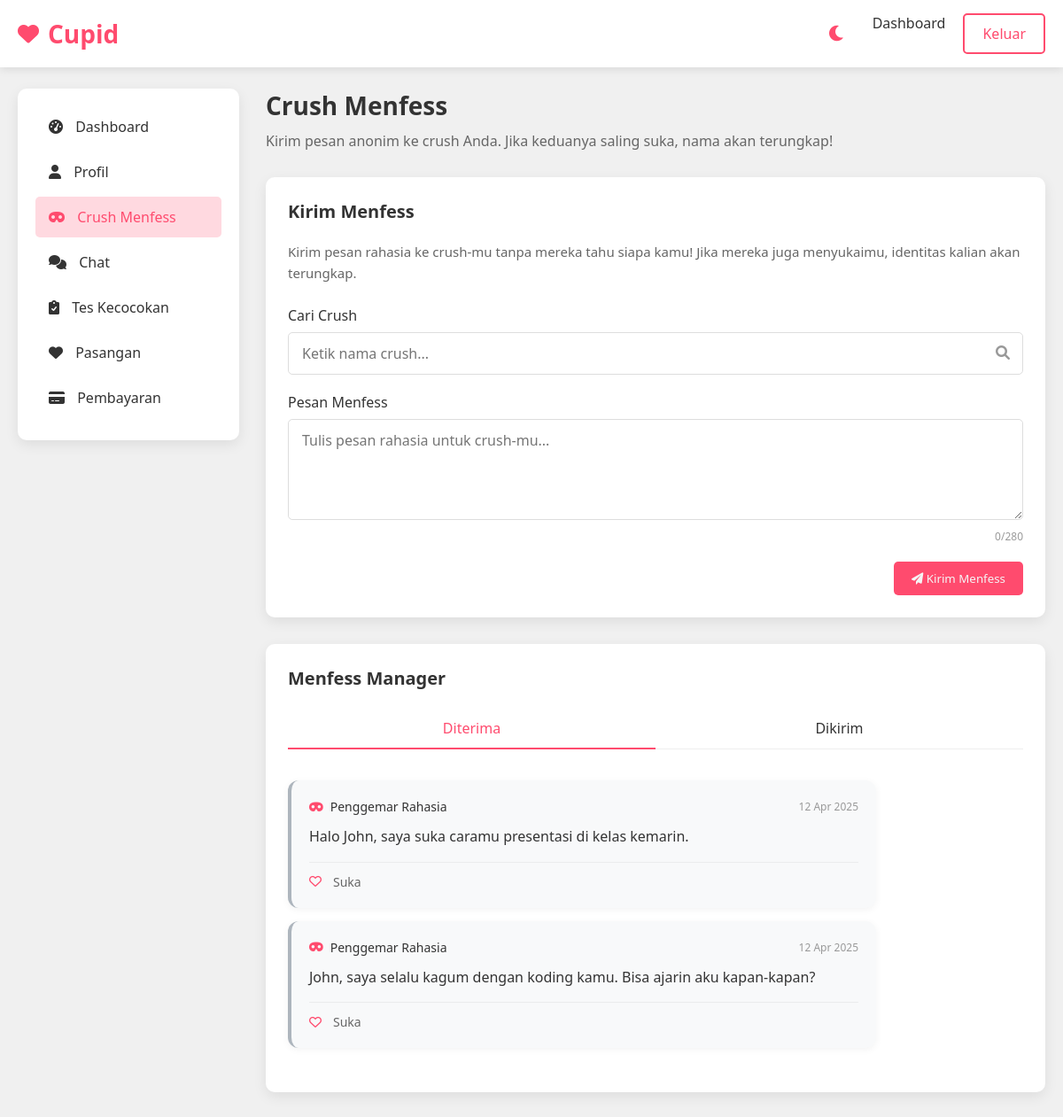
/dashboard.php?page=menfess (signed in), run on the app's committed database.
### tables this page shows
CREATE TABLE IF NOT EXISTS menfess (
    id INT AUTO_INCREMENT PRIMARY KEY,
    sender_id INT NOT NULL,
    receiver_id INT NOT NULL,
    message TEXT NOT NULL,
    is_anonymous BOOLEAN DEFAULT TRUE,
    is_revealed BOOLEAN DEFAULT FALSE,
    created_at TIMESTAMP DEFAULT CURRENT_TIMESTAMP,
    FOREIGN KEY (sender_id) REFERENCES users(id) ON DELETE CASCADE,
    FOREIGN KEY (receiver_id) REFERENCES users(id) ON DELETE CASCADE
);

### dashboard.php (the view, shortened to what the rows shown need)
<?php
require_once 'config.php';
$user_id = $_SESSION['user_id'];
$sql = "SELECT * FROM users WHERE id = ?";
$stmt = $conn->prepare($sql);
$stmt->bind_param("i", $user_id);
$stmt->execute();
$result = $stmt->get_result();
$user = $result->fetch_assoc();
$profile_sql = "SELECT * FROM profiles WHERE user_id = ?";
$profile_stmt = $conn->prepare($profile_sql);
$profile_stmt->bind_param("i", $user_id);
$profile_stmt->execute();
$profile_result = $profile_stmt->get_result();
$profile = $profile_result->fetch_assoc();
$profile_complete = ($profile && !empty($profile['interests']) && !empty($profile['bio']));
$menfess_sql = "SELECT m.*,
                CASE WHEN m.sender_id = ? THEN 'sent' ELSE 'received' END as type,
                CASE
                    WHEN (SELECT COUNT(*) FROM menfess_likes WHERE user_id = ? AND menfess_id = m.id) > 0
                    THEN 1 ELSE 0
                END as liked
                FROM menfess m
                WHERE m.receiver_id = ? OR m.sender_id = ?
                ORDER BY m.created_at DESC";
$menfess_stmt = $conn->prepare($menfess_sql);
$menfess_stmt->bind_param("iiii", $user_id, $user_id, $user_id, $user_id);
$menfess_stmt->execute();
$menfess_result = $menfess_stmt->get_result();
$menfess_messages = [];
while ($row = $menfess_result->fetch_assoc()) {
    $menfess_messages[] = $row;
}
$chat_sessions = [];
$page = isset($_GET['page']) ? $_GET['page'] : 'dashboard';
?>
<!DOCTYPE html>
<html lang="id">
<head>
    <link href="https://cdnjs.cloudflare.com/ajax/libs/font-awesome/6.0.0-beta3/css/all.min.css" rel="stylesheet">
    <link href="assets/css/style.css" rel="stylesheet">
</head>
<body>
    <section class="dashboard">
        <div class="container">
            <div class="dashboard-container">
                <div class="main-content">
                    <?php if ($page === 'dashboard'): ?>
                        <div class="dashboard-header">
                            <h2>Dashboard</h2>
                            <p>Selamat datang, <?php echo htmlspecialchars($user['name']); ?>!</p>
                        </div>
                        <?php if (!$profile_complete): ?>
                        <div class="card">
                            <div class="card-header">
                                <h3>Lengkapi Profil Anda</h3>
                            </div>
                            <p>Lengkapi profil Anda untuk meningkatkan peluang menemukan pasangan yang cocok!</p>
                            <a href="?page=profile" class="btn" style="margin-top: 15px;">Lengkapi Profil</a>
                        </div>
                        <?php endif; ?>
                        <div class="card">
                            <div class="card-header">
                                <h3>Aktivitas Terbaru</h3>
                            </div>
                            <div class="recent-activity">
                                <?php if (empty($menfess_messages) && empty($chat_sessions)): ?>
                                    <p>Belum ada aktivitas baru.</p>
                                <?php else: ?>
                                    <ul style="list-style: none; padding: 0;">
                                        <?php
                                        $count = 0;
                                        foreach ($menfess_messages as $message) {
                                            if ($count >= 3) break;
                                            $type = $message['type'] === 'sent' ? 'mengirim' : 'menerima';
                                            echo '<li style="padding: 10px 0; border-bottom: 1px solid #eee;">';
                                            echo '<i class="fas fa-mask" style="margin-right: 10px; color: var(--primary);"></i>';
                                            echo 'Anda ' . $type . ' pesan menfess. ';
                                            echo '<span style="color: #999; font-size: 12px;">' . date('d M Y H:i', strtotime($message['created_at'])) . '</span>';
                                            echo '</li>';
                                            $count++;
                                        }
                                        foreach ($chat_sessions as $session) {
                                            if ($count >= 3) break;
                                            echo '<li style="padding: 10px 0; border-bottom: 1px solid #eee;">';
                                            echo '<i class="fas fa-comments" style="margin-right: 10px; color: var(--primary);"></i>';
                                            $has_permission = false;
                                            if ($session['is_blind']) {
                                                $partner_id = $session['partner_id'];
                                                $permission_sql = "SELECT * FROM profile_view_permissions
                                                                WHERE user_id = ? AND target_user_id = ?";
                                                $permission_stmt = $conn->prepare($permission_sql);
                                                $permission_stmt->bind_param("ii", $user_id, $partner_id);
                                                $permission_stmt->execute();
                                                $permission_result = $permission_stmt->get_result();
                                                $has_permission = ($permission_result->num_rows > 0);
                                                if (!$has_permission) {
                                                    echo 'Chat dengan Anonymous User';
                                                } else {
                                                    echo 'Chat dengan ' . htmlspecialchars($session['partner_name']);
                                                }
                                            } else {
                                                echo 'Chat dengan ' . htmlspecialchars($session['partner_name']);
                                            }
                                            if ($session['is_blind']) {
                                                echo ' (Blind Chat)';
                                            }
                                            echo ' <span style="color: #999; font-size: 12px;">' .
                                                (isset($session['last_message_time']) && !empty($session['last_message_time'])
                                                ? date('d M Y H:i', strtotime($session['last_message_time']))
                                                : 'Belum ada pesan') .
                                                '</span>';
                                            echo '</li>';
                                            $count++;
                                        }
                                        ?>
                                    </ul>
                                <?php endif; ?>
                            </div>
                        </div>
                        <div class="card">
                            <div class="card-header">
                                <h3>Fitur Utama</h3>
                            </div>
                            <div class="features-grid" style="display: grid; grid-template-columns: repeat(auto-fit, minmax(250px, 1fr)); gap: 20px; margin-top: 20px;">
                                <div class="feature-box" style="text-align: center; padding: 20px; background-color: var(--bg-color); border-radius: 10px;">
                                    <i class="fas fa-mask" style="font-size: 40px; color: var(--primary); margin-bottom: 15px;"></i>
                                    <h4>Anonymous Crush Menfess</h4>
                                    <p style="margin-bottom: 15px;">Kirim pesan anonim ke crush kamu!</p>
                                    <a href="?page=menfess" class="btn btn-outline">Kirim Menfess</a>
                                </div>
                                <div class="feature-box" style="text-align: center; padding: 20px; background-color: var(--bg-color); border-radius: 10px;">
                                    <i class="fas fa-comments" style="font-size: 40px; color: var(--primary); margin-bottom: 15px;"></i>
                                    <h4>Blind Chat</h4>
                                    <p style="margin-bottom: 15px;">Chat dengan mahasiswa acak!</p>
                                    <a href="?page=chat" class="btn btn-outline">Mulai Chat</a>
                                </div>
                                <div class="feature-box" style="text-align: center; padding: 20px; background-color: var(--bg-color); border-radius: 10px;">
                                    <i class="fas fa-clipboard-check" style="font-size: 40px; color: var(--primary); margin-bottom: 15px;"></i>
                                    <h4>Compatibility Test</h4>
                                    <p style="margin-bottom: 15px;">Temukan kecocokan berdasarkan kepribadian!</p>
                                    <a href="?page=compatibility" class="btn btn-outline">Ikuti Tes</a>
                                </div>
                            </div>
                        </div>
                   <?php elseif ($page === 'menfess'): ?>
    <div class="dashboard-header">
        <h2>Crush Menfess</h2>
    </div>
    <div class="card">
        <div class="menfess-list">
            <div id="received-menfess" class="menfess-content active">
                <?php
                $received_menfess = array_filter($menfess_messages, function($msg) {
                    return $msg['type'] === 'received';
                });
                if (empty($received_menfess)):
                ?>
                <div class="empty-menfess">
                    <i class="fas fa-inbox"></i>
                    <p>Belum ada pesan menfess yang diterima</p>
                </div>
                <?php else: ?>
                <?php foreach ($received_menfess as $menfess):
                ?>
                <div class="menfess-card received">
                    <div class="menfess-header">
                        <div class="menfess-to-from">
                            <?php if (isset($menfess['is_revealed']) && $menfess['is_revealed']): ?>
                            <i class="fas fa-user"></i>
                            <span>Dari: <?php echo htmlspecialchars(getSenderName($conn, $menfess['sender_id'])); ?></span>
                            <?php else: ?>
                            <i class="fas fa-mask"></i>
                            <span>Penggemar Rahasia</span>
                            <?php endif; ?>
                        </div>
                        <div class="menfess-time"><?php echo date('d M Y', strtotime($menfess['created_at'])); ?></div>
                    </div>
                    <div class="menfess-message">
                        <?php echo nl2br(htmlspecialchars($menfess['message'])); ?>
                    </div>
                    <div class="menfess-actions">
                        <form method="post">
                            <button type="submit" name="like_menfess" class="menfess-like <?php echo $menfess['liked'] ? 'liked' : ''; ?>">
                                <i class="<?php echo $menfess['liked'] ? 'fas' : 'far'; ?> fa-heart"></i>
                                <span><?php echo $menfess['liked'] ? 'Disukai' : 'Suka'; ?></span>
                            </button>
                        </form>
                    </div>
                </div>
                <?php endforeach; ?>
                <?php endif; ?>
            </div>
        </div>
    </div>
<?php endif; ?>
</section>
</body>
</html>

### data on the page
menfess: is_revealed 0 (drawn), created_at "12 Apr 2025", message "Halo John, saya suka caramu presentasi di kelas kemarin."
menfess: is_revealed 0 (drawn), created_at "12 Apr 2025", message "John, saya selalu kagum dengan koding kamu. Bisa ajarin aku kapan-kapan?"
